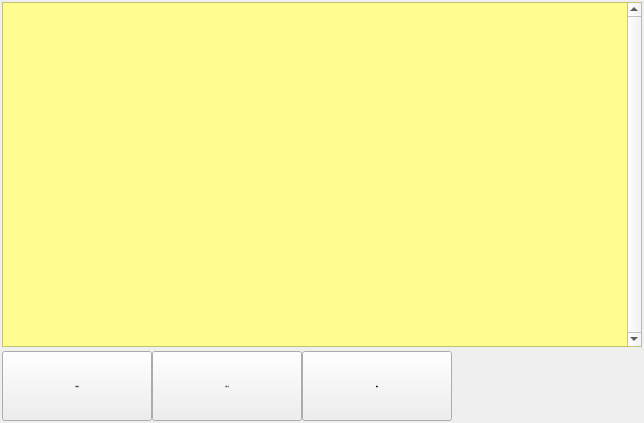
        <widget class="QWidget" name="TabTemplate">
         <attribute name="title">
          <string>模板目录</string>
         </attribute>
         <layout class="QGridLayout" name="gridLayout_3">
          <property name="horizontalSpacing">
           <number>2</number>
          </property>
          <property name="verticalSpacing">
           <number>4</number>
          </property>
          <property name="margin">
           <number>2</number>
          </property>
          <item row="0" column="0">
           <layout class="QHBoxLayout" name="horizontalLayout_3">
            <property name="spacing">
             <number>6</number>
            </property>
            <item>
             <widget class="QTableView" name="temView">
              <property name="sizePolicy">
               <sizepolicy hsizetype="Expanding" vsizetype="Expanding">
                <horstretch>0</horstretch>
                <verstretch>0</verstretch>
               </sizepolicy>
              </property>
              <property name="minimumSize">
               <size>
                <width>640</width>
                <height>345</height>
               </size>
              </property>
              <property name="maximumSize">
               <size>
                <width>790</width>
                <height>900</height>
               </size>
              </property>
              <property name="font">
               <font>
                <family>微软雅黑</family>
                <pointsize>-1</pointsize>
                <weight>50</weight>
                <italic>false</italic>
                <bold>false</bold>
               </font>
              </property>
              <property name="focusPolicy">
               <enum>Qt::NoFocus</enum>
              </property>
              <property name="styleSheet">
               <string notr="true">QTableView
{
	selection-background-color: rgb(64, 168, 255);
	background-color:rgb(255, 252, 144);
	alternate-background-color: rgb(199, 255, 255);
	gridline-color: rgb(168, 180, 168);
}
</string>
              </property>
              <property name="frameShadow">
               <enum>QFrame::Plain</enum>
              </property>
              <property name="verticalScrollBarPolicy">
               <enum>Qt::ScrollBarAlwaysOn</enum>
              </property>
              <property name="horizontalScrollBarPolicy">
               <enum>Qt::ScrollBarAlwaysOff</enum>
              </property>
              <property name="autoScroll">
               <bool>false</bool>
              </property>
              <property name="editTriggers">
               <set>QAbstractItemView::NoEditTriggers</set>
              </property>
              <property name="tabKeyNavigation">
               <bool>false</bool>
              </property>
              <property name="showDropIndicator" stdset="0">
               <bool>false</bool>
              </property>
              <property name="dragDropOverwriteMode">
               <bool>false</bool>
              </property>
              <property name="alternatingRowColors">
               <bool>true</bool>
              </property>
              <property name="selectionMode">
               <enum>QAbstractItemView::SingleSelection</enum>
              </property>
              <property name="selectionBehavior">
               <enum>QAbstractItemView::SelectRows</enum>
              </property>
              <property name="iconSize">
               <size>
                <width>32</width>
                <height>32</height>
               </size>
              </property>
              <property name="sortingEnabled">
               <bool>true</bool>
              </property>
              <property name="wordWrap">
               <bool>false</bool>
              </property>
              <attribute name="horizontalHeaderDefaultSectionSize">
               <number>0</number>
              </attribute>
              <attribute name="horizontalHeaderHighlightSections">
               <bool>false</bool>
              </attribute>
              <attribute name="horizontalHeaderMinimumSectionSize">
               <number>40</number>
              </attribute>
              <attribute name="verticalHeaderDefaultSectionSize">
               <number>40</number>
              </attribute>
              <attribute name="verticalHeaderMinimumSectionSize">
               <number>40</number>
              </attribute>
             </widget>
            </item>
           </layout>
          </item>
          <item row="1" column="0">
           <layout class="QGridLayout" name="gridLayout_6">
            <item row="0" column="1">
             <widget class="xPushButton" name="BtnTmpExport_usb">
              <property name="sizePolicy">
               <sizepolicy hsizetype="Fixed" vsizetype="Fixed">
                <horstretch>0</horstretch>
                <verstretch>0</verstretch>
               </sizepolicy>
              </property>
              <property name="minimumSize">
               <size>
                <width>150</width>
                <height>70</height>
               </size>
              </property>
              <property name="maximumSize">
               <size>
                <width>150</width>
                <height>70</height>
               </size>
              </property>
              <property name="font">
               <font>
                <family>微软雅黑</family>
                <pointsize>-1</pointsize>
                <weight>50</weight>
                <italic>false</italic>
                <bold>false</bold>
               </font>
              </property>
              <property name="focusPolicy">
               <enum>Qt::NoFocus</enum>
              </property>
              <property name="text">
               <string>导到U盘</string>
              </property>
              <property name="icon">
               <iconset>
                <normaloff>:/img/32X32/ExportTmp.png</normaloff>:/img/32X32/ExportTmp.png</iconset>
              </property>
              <property name="iconSize">
               <size>
                <width>32</width>
                <height>32</height>
               </size>
              </property>
             </widget>
            </item>
            <item row="0" column="0">
             <widget class="xPushButton" name="BtnTmpExport_pgm">
              <property name="sizePolicy">
               <sizepolicy hsizetype="Fixed" vsizetype="Fixed">
                <horstretch>0</horstretch>
                <verstretch>0</verstretch>
               </sizepolicy>
              </property>
              <property name="minimumSize">
               <size>
                <width>150</width>
                <height>70</height>
               </size>
              </property>
              <property name="maximumSize">
               <size>
                <width>150</width>
                <height>70</height>
               </size>
              </property>
              <property name="font">
               <font>
                <family>微软雅黑</family>
                <pointsize>-1</pointsize>
                <weight>50</weight>
                <italic>false</italic>
                <bold>false</bold>
               </font>
              </property>
              <property name="focusPolicy">
               <enum>Qt::NoFocus</enum>
              </property>
              <property name="text">
               <string>导到程序</string>
              </property>
              <property name="iconSize">
               <size>
                <width>32</width>
                <height>32</height>
               </size>
              </property>
             </widget>
            </item>
            <item row="0" column="2">
             <widget class="xPushButton" name="BtnTmpDelete">
              <property name="sizePolicy">
               <sizepolicy hsizetype="Fixed" vsizetype="Fixed">
                <horstretch>0</horstretch>
                <verstretch>0</verstretch>
               </sizepolicy>
              </property>
              <property name="minimumSize">
               <size>
                <width>150</width>
                <height>70</height>
               </size>
              </property>
              <property name="maximumSize">
               <size>
                <width>150</width>
                <height>70</height>
               </size>
              </property>
              <property name="font">
               <font>
                <family>微软雅黑</family>
                <pointsize>-1</pointsize>
                <weight>50</weight>
                <italic>false</italic>
                <bold>false</bold>
               </font>
              </property>
              <property name="focusPolicy">
               <enum>Qt::NoFocus</enum>
              </property>
              <property name="text">
               <string>删除</string>
              </property>
              <property name="icon">
               <iconset resource="xPad.qrc">
                <normaloff>:/img/32X32/FileDelete.png</normaloff>:/img/32X32/FileDelete.png</iconset>
              </property>
              <property name="iconSize">
               <size>
                <width>32</width>
                <height>32</height>
               </size>
              </property>
             </widget>
            </item>
            <item row="0" column="3">
             <spacer name="horizontalSpacer_2">
              <property name="orientation">
               <enum>Qt::Horizontal</enum>
              </property>
              <property name="sizeHint" stdset="0">
               <size>
                <width>40</width>
                <height>20</height>
               </size>
              </property>
             </spacer>
            </item>
           </layout>
          </item>
         </layout>
        </widget>
